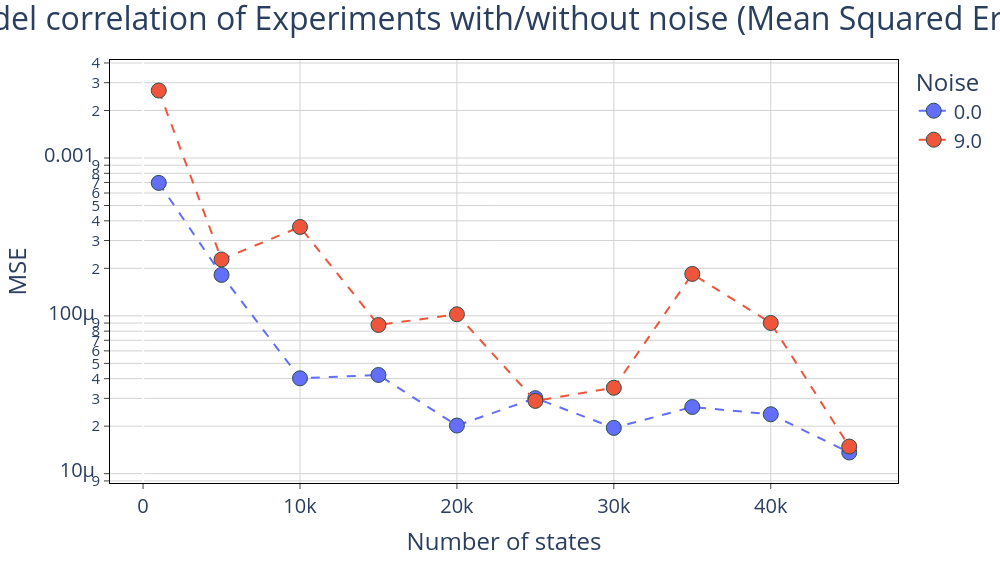

The notebook cell this image was saved under:
### Markdown cell above
# Plots

### Code cell
# Configuración del subplot
fig = px.line(results,
              x = 'N_states',
              y = 'MSE',
              color = 'Noise',
              markers = True
              )
fig.update_traces(marker=dict(size=15,line=dict(width=1, color='DarkSlateGrey')),
                  line_dash='dash'
                 )
fig.update_layout(
    height = 563,
    width = 1000,
    font=dict(size=20),
    paper_bgcolor='white',
    plot_bgcolor='white',
    title={
        'text': "Model correlation of Experiments with/without noise (Mean Squared Error)",
        'font': {'size': 32},
        'x' :0.5
    }
)
fig.update_xaxes(
    mirror=True,
    ticks='outside',
    showline=True,
    linecolor='black',
    gridcolor='lightgrey',
    title_text='Number of states'
)
fig.update_yaxes(
    mirror=True,
    ticks='outside',
    showline=True,
    linecolor='black',
    gridcolor='lightgrey',
    type='log',
    title_text='MSE',
    #title_text='Log  (MSE)'
)
#fig.add_hline(y=0, line_width=3, line_dash="dash", line_color="lightgrey", annotation_text="Target MSE", annotation_position="top left")
fig.show()

### Figure 1 — Plotly figure (JSON) as saved in the notebook; plotly's stock layout.template omitted (floating-point values rounded to 4 significant figures)
{"data": [{"hovertemplate": "Noise=0.0<br>N_states=%{x}<br>MSE=%{y}<extra></extra>", "legendgroup": "0.0", "line": {"color": "#636efa", "dash": "dash"}, "marker": {"line": {"color": "DarkSlateGrey", "width": 1}, "size": 15, "symbol": "circle"}, "mode": "lines+markers", "name": "0.0", "orientation": "v", "showlegend": true, "type": "scatter", "x": [1000.0, 5000.0, 10000.0, 15000.0, 20000.0, 25000.0, 30000.0, 35000.0, 40000.0, 45000.0], "xaxis": "x", "y": [0.0006957, 0.0001817, 4.02e-05, 4.22e-05, 2.019e-05, 3.011e-05, 1.951e-05, 2.646e-05, 2.379e-05, 1.363e-05], "yaxis": "y"}, {"hovertemplate": "Noise=9.0<br>N_states=%{x}<br>MSE=%{y}<extra></extra>", "legendgroup": "9.0", "line": {"color": "#EF553B", "dash": "dash"}, "marker": {"line": {"color": "DarkSlateGrey", "width": 1}, "size": 15, "symbol": "circle"}, "mode": "lines+markers", "name": "9.0", "orientation": "v", "showlegend": true, "type": "scatter", "x": [1000.0, 5000.0, 10000.0, 15000.0, 20000.0, 25000.0, 30000.0, 35000.0, 40000.0, 45000.0], "xaxis": "x", "y": [0.002676, 0.0002276, 0.0003658, 8.752e-05, 0.0001023, 2.892e-05, 3.503e-05, 0.0001843, 9.015e-05, 1.485e-05], "yaxis": "y"}], "layout": {"font": {"size": 20}, "height": 563, "legend": {"title": {"text": "Noise"}, "tracegroupgap": 0}, "margin": {"t": 60}, "paper_bgcolor": "white", "plot_bgcolor": "white", "title": {"font": {"size": 32}, "text": "Model correlation of Experiments with/without noise (Mean Squared Error)", "x": 0.5}, "width": 1000, "xaxis": {"anchor": "y", "domain": [0, 1], "gridcolor": "lightgrey", "linecolor": "black", "mirror": true, "showline": true, "ticks": "outside", "title": {"text": "Number of states"}}, "yaxis": {"anchor": "x", "domain": [0, 1], "gridcolor": "lightgrey", "linecolor": "black", "mirror": true, "showline": true, "ticks": "outside", "title": {"text": "MSE"}, "type": "log"}}}
